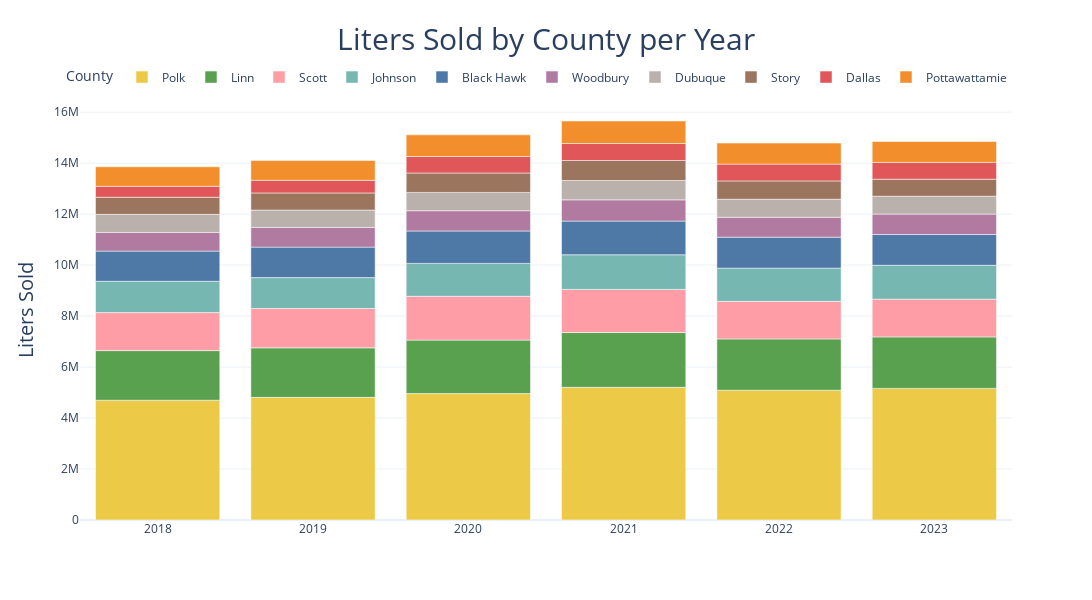

Source (notebook cell):
### Code cell
# Convert DataFrame to long format
df_long = pivot_table_df.reset_index().melt(id_vars='year', var_name='County', value_name='Liters Sold')

# Create the stacked bar chart
fig = px.bar(
    df_long,
    x='year',  
    y='Liters Sold',
    color='County',  # This will stack by 'County'
    title='Liters Sold by County per Year',
    labels={'index': 'Year ', 'county': 'County '},  # Rename the axis
    template='plotly_white',
    color_discrete_map = county_colors
)

# Update layout for better readability
fig.update_layout(
    xaxis_title=None,
    yaxis_title="Liters Sold",
    title_font_size = 30,
    yaxis_title_font_size = 20,
    legend=dict(
        orientation="h",
        yanchor="bottom",
        y=1.02,
        xanchor="right",
        x=1,
    ),
        title=dict(
        text = "Liters Sold by County per Year",
        x = .5,
        xanchor = 'center'),
    width = 1100,
    height = 600
)

fig.show()

### Figure 1 — Plotly figure (JSON) as saved in the notebook; plotly's stock layout.template omitted (floating-point values rounded to 4 significant figures)
{"data": [{"alignmentgroup": "True", "hovertemplate": "County=Polk<br>year=%{x}<br>Liters Sold=%{y}<extra></extra>", "legendgroup": "Polk", "marker": {"color": "#edc948", "pattern": {"shape": ""}}, "name": "Polk", "offsetgroup": "Polk", "orientation": "v", "showlegend": true, "textposition": "auto", "type": "bar", "x": ["2018", "2019", "2020", "2021", "2022", "2023"], "xaxis": "x", "y": [4699000.0, 4811000.0, 4961000.0, 5205000.0, 5091000.0, 5163000.0], "yaxis": "y"}, {"alignmentgroup": "True", "hovertemplate": "County=Linn<br>year=%{x}<br>Liters Sold=%{y}<extra></extra>", "legendgroup": "Linn", "marker": {"color": "#59a14f", "pattern": {"shape": ""}}, "name": "Linn", "offsetgroup": "Linn", "orientation": "v", "showlegend": true, "textposition": "auto", "type": "bar", "x": ["2018", "2019", "2020", "2021", "2022", "2023"], "xaxis": "x", "y": [1946000.0, 1943000.0, 2096000.0, 2149000.0, 2012000.0, 2020000.0], "yaxis": "y"}, {"alignmentgroup": "True", "hovertemplate": "County=Scott<br>year=%{x}<br>Liters Sold=%{y}<extra></extra>", "legendgroup": "Scott", "marker": {"color": "#ff9da7", "pattern": {"shape": ""}}, "name": "Scott", "offsetgroup": "Scott", "orientation": "v", "showlegend": true, "textposition": "auto", "type": "bar", "x": ["2018", "2019", "2020", "2021", "2022", "2023"], "xaxis": "x", "y": [1490000.0, 1542000.0, 1718000.0, 1691000.0, 1474000.0, 1481000.0], "yaxis": "y"}, {"alignmentgroup": "True", "hovertemplate": "County=Johnson<br>year=%{x}<br>Liters Sold=%{y}<extra></extra>", "legendgroup": "Johnson", "marker": {"color": "#76b7b2", "pattern": {"shape": ""}}, "name": "Johnson", "offsetgroup": "Johnson", "orientation": "v", "showlegend": true, "textposition": "auto", "type": "bar", "x": ["2018", "2019", "2020", "2021", "2022", "2023"], "xaxis": "x", "y": [1229000.0, 1212000.0, 1291000.0, 1361000.0, 1301000.0, 1328000.0], "yaxis": "y"}, {"alignmentgroup": "True", "hovertemplate": "County=Black Hawk<br>year=%{x}<br>Liters Sold=%{y}<extra></extra>", "legendgroup": "Black Hawk", "marker": {"color": "#4e79a7", "pattern": {"shape": ""}}, "name": "Black Hawk", "offsetgroup": "Black Hawk", "orientation": "v", "showlegend": true, "textposition": "auto", "type": "bar", "x": ["2018", "2019", "2020", "2021", "2022", "2023"], "xaxis": "x", "y": [1185000.0, 1196000.0, 1272000.0, 1321000.0, 1217000.0, 1206000.0], "yaxis": "y"}, {"alignmentgroup": "True", "hovertemplate": "County=Woodbury<br>year=%{x}<br>Liters Sold=%{y}<extra></extra>", "legendgroup": "Woodbury", "marker": {"color": "#b07aa1", "pattern": {"shape": ""}}, "name": "Woodbury", "offsetgroup": "Woodbury", "orientation": "v", "showlegend": true, "textposition": "auto", "type": "bar", "x": ["2018", "2019", "2020", "2021", "2022", "2023"], "xaxis": "x", "y": [731000.0, 772700.0, 795800.0, 832600.0, 779900.0, 802500.0], "yaxis": "y"}, {"alignmentgroup": "True", "hovertemplate": "County=Dubuque<br>year=%{x}<br>Liters Sold=%{y}<extra></extra>", "legendgroup": "Dubuque", "marker": {"color": "#bab0ac", "pattern": {"shape": ""}}, "name": "Dubuque", "offsetgroup": "Dubuque", "orientation": "v", "showlegend": true, "textposition": "auto", "type": "bar", "x": ["2018", "2019", "2020", "2021", "2022", "2023"], "xaxis": "x", "y": [710400.0, 681100.0, 716500.0, 759200.0, 706100.0, 699600.0], "yaxis": "y"}, {"alignmentgroup": "True", "hovertemplate": "County=Story<br>year=%{x}<br>Liters Sold=%{y}<extra></extra>", "legendgroup": "Story", "marker": {"color": "#9c755f", "pattern": {"shape": ""}}, "name": "Story", "offsetgroup": "Story", "orientation": "v", "showlegend": true, "textposition": "auto", "type": "bar", "x": ["2018", "2019", "2020", "2021", "2022", "2023"], "xaxis": "x", "y": [670700.0, 671800.0, 761100.0, 784300.0, 719500.0, 668400.0], "yaxis": "y"}, {"alignmentgroup": "True", "hovertemplate": "County=Dallas<br>year=%{x}<br>Liters Sold=%{y}<extra></extra>", "legendgroup": "Dallas", "marker": {"color": "#e15759", "pattern": {"shape": ""}}, "name": "Dallas", "offsetgroup": "Dallas", "orientation": "v", "showlegend": true, "textposition": "auto", "type": "bar", "x": ["2018", "2019", "2020", "2021", "2022", "2023"], "xaxis": "x", "y": [430200.0, 494200.0, 648200.0, 668600.0, 658800.0, 658800.0], "yaxis": "y"}, {"alignmentgroup": "True", "hovertemplate": "County=Pottawattamie<br>year=%{x}<br>Liters Sold=%{y}<extra></extra>", "legendgroup": "Pottawattamie", "marker": {"color": "#f28e2b", "pattern": {"shape": ""}}, "name": "Pottawattamie", "offsetgroup": "Pottawattamie", "orientation": "v", "showlegend": true, "textposition": "auto", "type": "bar", "x": ["2018", "2019", "2020", "2021", "2022", "2023"], "xaxis": "x", "y": [764400.0, 780400.0, 849100.0, 881000.0, 826100.0, 818500.0], "yaxis": "y"}], "layout": {"barmode": "relative", "height": 600, "legend": {"orientation": "h", "title": {"text": "County"}, "tracegroupgap": 0, "x": 1, "xanchor": "right", "y": 1.02, "yanchor": "bottom"}, "title": {"font": {"size": 30}, "text": "Liters Sold by County per Year", "x": 0.5, "xanchor": "center"}, "width": 1100, "xaxis": {"anchor": "y", "autorange": true, "domain": [0, 1], "range": [-0.5, 5.5], "title": {}, "type": "category"}, "yaxis": {"anchor": "x", "autorange": true, "domain": [0, 1], "range": [0, 16480000.0], "title": {"font": {"size": 20}, "text": "Liters Sold"}, "type": "linear"}}}
